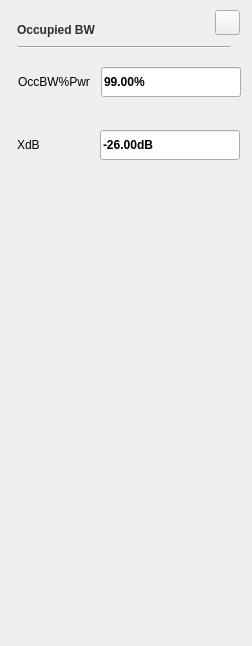
<?xml version="1.0" encoding="UTF-8"?>
<ui version="4.0">
 <class>sa_dialog_occpdset</class>
 <widget class="QWidget" name="sa_dialog_occpdset">
  <property name="geometry">
   <rect>
    <x>0</x>
    <y>0</y>
    <width>252</width>
    <height>646</height>
   </rect>
  </property>
  <property name="windowTitle">
   <string>Form</string>
  </property>
  <property name="styleSheet">
   <string notr="true">
/*******************indoor**********************/
#sa_dialog_occpdset[status  =  &quot;indoor&quot;] #line
{
	background-color:rgba(46,46,46,1);
}

#sa_dialog_occpdset[status  =  &quot;indoor&quot;] #widget&gt;QPushButton
{
	color:rgba(123, 123, 123,1);
	font: 75 13px &quot;Arial&quot;;
	border-style:flat;
	font-weight:bold;
}

#sa_dialog_occpdset[status  =  &quot;indoor&quot;] #widget
{
	background-color:rgba(211,211,211,0.9);
}
#sa_dialog_occpdset[status  =  &quot;indoor&quot;] #widget&gt;QLabel
{
	font: 75 13px &quot;Arial&quot;;
	color:rgba(46,46,46,1);
}

#sa_dialog_occpdset[status  =  &quot;indoor&quot;] SA_LineEdit,
#sa_dialog_occpdset[status  =  &quot;indoor&quot;] SA_LineEdit:disable
{
	background:rgba(255,255,255,1);
	color:rgba(162, 115, 0,1);
	padding:8px 8px 7px 10px ;
	font: 75 13px &quot;Arial&quot;;
	font-weight:bold;
}
#sa_dialog_occpdset[status  =  &quot;indoor&quot;] SA_LineEdit:focus
{
	outline: none;
	border:2px solid rgba(162,115,0,1);
	padding:6px 6px 5px 8px ;
}


/*******************outdoor**********************/
#sa_dialog_occpdset[status  =  &quot;outdoor&quot;] #line
{
	background-color:rgba(46,46,46,1);
}

#sa_dialog_occpdset[status  =  &quot;outdoor&quot;] #widget&gt;QPushButton
{
	color:rgba(123, 123, 123,1);
	font: 75 13px &quot;Arial&quot;;
	border-style:flat;
	font-weight:bold;
}

#sa_dialog_occpdset[status  =  &quot;outdoor&quot;] #widget
{
	background-color:rgba(211,211,211,0.9);
}
#sa_dialog_occpdset[status  =  &quot;outdoor&quot;] #widget&gt;QLabel
{
	font: 75 13px &quot;Arial&quot;;
	color:rgba(46,46,46,1);
}

#sa_dialog_occpdset[status  =  &quot;outdoor&quot;] SA_LineEdit,
#sa_dialog_occpdset[status  =  &quot;outdoor&quot;] SA_LineEdit:disable
{
	background:rgba(255,255,255,1);
	color:rgba(162, 115, 0,1);
	padding:8px 8px 7px 10px ;
	font: 75 13px &quot;Arial&quot;;
	font-weight:bold;
}
#sa_dialog_occpdset[status  =  &quot;outdoor&quot;] SA_LineEdit:focus
{
	outline: none;
	border:2px solid rgba(162,115,0,1);
	padding:6px 6px 5px 8px ;
}


/*******************night**********************/
#sa_dialog_occpdset[status  =  &quot;night&quot;] #line
{
	background-color:rgba(46,46,46,1);
}

#sa_dialog_occpdset[status  =  &quot;night&quot;] #widget&gt;QPushButton
{
	color:rgba(123, 123, 123,1);
	font: 75 13px &quot;Arial&quot;;
	border-style:flat;
	font-weight:bold;
}

#sa_dialog_occpdset[status  =  &quot;night&quot;] #widget
{
	background-color:rgba(208,182,139,0.9);
}
#sa_dialog_occpdset[status  =  &quot;night&quot;] #widget&gt;QLabel
{
	font: 75 13px &quot;Arial&quot;;
	color:rgba(46,46,46,1);
}

#sa_dialog_occpdset[status  =  &quot;night&quot;] SA_LineEdit,
#sa_dialog_occpdset[status  =  &quot;night&quot;] SA_LineEdit:disable
{
	 background-color: rgba(251,220,167,0.60);
	color:rgba(159,98,0,1);
	padding:8px 8px 7px 10px ;
	font: 75 13px &quot;Arial&quot;;
	font-weight:bold;
}
#sa_dialog_occpdset[status  =  &quot;night&quot;] SA_LineEdit:focus
{
	outline: none;
	border:2px solid rgba(162,115,0,1);
	padding:6px 6px 5px 8px ;
}</string>
  </property>
  <widget class="QWidget" name="widget" native="true">
   <property name="geometry">
    <rect>
     <x>0</x>
     <y>0</y>
     <width>252</width>
     <height>646</height>
    </rect>
   </property>
   <widget class="QLabel" name="ltitle">
    <property name="geometry">
     <rect>
      <x>17</x>
      <y>19</y>
      <width>151</width>
      <height>22</height>
     </rect>
    </property>
    <property name="styleSheet">
     <string notr="true">#ltitle
{
	font: 75 20px &quot;Arial&quot;;
	color:rgba(46,46,46,1);
	line-height:23px;
	font-weight:bold;
}</string>
    </property>
    <property name="text">
     <string>Occupied BW</string>
    </property>
   </widget>
   <widget class="QPushButton" name="pb_cancel_2">
    <property name="geometry">
     <rect>
      <x>215</x>
      <y>10</y>
      <width>25</width>
      <height>25</height>
     </rect>
    </property>
    <property name="styleSheet">
     <string notr="true">/*******************indoor**********************/
#sa_dialog_occpdset[status  =  &quot;indoor&quot;] QPushButton
{
background-color:rgba(0,0,0,0);
background-image: url(:/sa/image/btn_close_normal.png);
}
#sa_dialog_occpdset[status  =  &quot;indoor&quot;] QPushButton:pressed
{
background-image: url(:/sa/image/btn_close_click.png);
}

/*******************outdoor**********************/
#sa_dialog_occpdset[status  =  &quot;outdoor&quot;] QPushButton
{
background-color:rgba(0,0,0,0);
background-image: url(:/sa/image/btn_close_normal.png);
}
#sa_dialog_occpdset[status  =  &quot;outdoor&quot;] QPushButton:pressed
{
background-image: url(:/sa/image/btn_close_click.png);
}

/*******************night**********************/
#sa_dialog_occpdset[status  =  &quot;night&quot;] QPushButton
{
background-color:rgba(0,0,0,0);
border-image: url(:/sa/image/night/btn_close_normal.png);
}
#sa_dialog_occpdset[status  =  &quot;night&quot;] QPushButton:pressed
{
border-image: url(:/sa/image/night/btn_close_click.png);
}</string>
    </property>
    <property name="text">
     <string/>
    </property>
   </widget>
   <widget class="Line" name="line">
    <property name="geometry">
     <rect>
      <x>18</x>
      <y>46</y>
      <width>212</width>
      <height>2</height>
     </rect>
    </property>
    <property name="orientation">
     <enum>Qt::Horizontal</enum>
    </property>
   </widget>
   <widget class="QLabel" name="label">
    <property name="geometry">
     <rect>
      <x>18</x>
      <y>67</y>
      <width>81</width>
      <height>30</height>
     </rect>
    </property>
    <property name="text">
     <string>OccBW%Pwr</string>
    </property>
   </widget>
   <widget class="SA_LineEdit" name="lineEdit">
    <property name="geometry">
     <rect>
      <x>101</x>
      <y>67</y>
      <width>140</width>
      <height>30</height>
     </rect>
    </property>
    <property name="font">
     <font>
      <family>Liberation Sans</family>
      <weight>75</weight>
      <bold>true</bold>
     </font>
    </property>
    <property name="text">
     <string>99.00%</string>
    </property>
    <property name="cursorPosition">
     <number>6</number>
    </property>
    <property name="readOnly">
     <bool>true</bool>
    </property>
   </widget>
   <widget class="SA_LineEdit" name="lineEdit_1">
    <property name="geometry">
     <rect>
      <x>100</x>
      <y>130</y>
      <width>140</width>
      <height>30</height>
     </rect>
    </property>
    <property name="font">
     <font>
      <family>Liberation Sans</family>
      <weight>75</weight>
      <bold>true</bold>
     </font>
    </property>
    <property name="text">
     <string>-26.00dB</string>
    </property>
    <property name="cursorPosition">
     <number>8</number>
    </property>
    <property name="readOnly">
     <bool>true</bool>
    </property>
   </widget>
   <widget class="QLabel" name="label_2">
    <property name="geometry">
     <rect>
      <x>17</x>
      <y>130</y>
      <width>75</width>
      <height>30</height>
     </rect>
    </property>
    <property name="text">
     <string>XdB</string>
    </property>
   </widget>
  </widget>
 </widget>
 <customwidgets>
  <customwidget>
   <class>SA_LineEdit</class>
   <extends>QLineEdit</extends>
   <header location="global">sa_lineedit.h</header>
   <slots>
    <signal>clicked()</signal>
   </slots>
  </customwidget>
 </customwidgets>
 <resources/>
 <connections/>
</ui>
